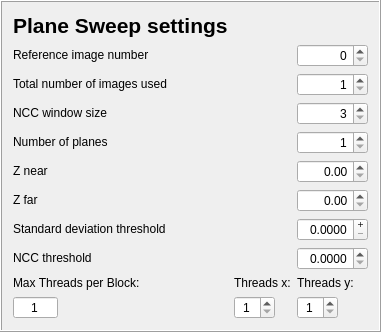
         <widget class="QFrame" name="frame">
          <property name="sizePolicy">
           <sizepolicy hsizetype="Preferred" vsizetype="Preferred">
            <horstretch>0</horstretch>
            <verstretch>0</verstretch>
           </sizepolicy>
          </property>
          <property name="frameShape">
           <enum>QFrame::Box</enum>
          </property>
          <property name="frameShadow">
           <enum>QFrame::Raised</enum>
          </property>
          <property name="lineWidth">
           <number>1</number>
          </property>
          <property name="midLineWidth">
           <number>0</number>
          </property>
          <layout class="QGridLayout" name="gridLayout_2">
           <item row="8" column="12">
            <widget class="QDoubleSpinBox" name="zFar">
             <property name="sizePolicy">
              <sizepolicy hsizetype="Minimum" vsizetype="Fixed">
               <horstretch>0</horstretch>
               <verstretch>0</verstretch>
              </sizepolicy>
             </property>
             <property name="alignment">
              <set>Qt::AlignRight|Qt::AlignTrailing|Qt::AlignVCenter</set>
             </property>
             <property name="maximum">
              <double>9999.989999999999782</double>
             </property>
             <property name="singleStep">
              <double>0.100000000000000</double>
             </property>
            </widget>
           </item>
           <item row="5" column="0">
            <widget class="QLabel" name="label_8">
             <property name="sizePolicy">
              <sizepolicy hsizetype="Fixed" vsizetype="Fixed">
               <horstretch>0</horstretch>
               <verstretch>0</verstretch>
              </sizepolicy>
             </property>
             <property name="text">
              <string>NCC window size</string>
             </property>
             <property name="buddy">
              <cstring>winSize</cstring>
             </property>
            </widget>
           </item>
           <item row="7" column="0">
            <widget class="QLabel" name="label_10">
             <property name="sizePolicy">
              <sizepolicy hsizetype="Fixed" vsizetype="Fixed">
               <horstretch>0</horstretch>
               <verstretch>0</verstretch>
              </sizepolicy>
             </property>
             <property name="text">
              <string>Z near</string>
             </property>
             <property name="buddy">
              <cstring>zNear</cstring>
             </property>
            </widget>
           </item>
           <item row="1" column="0">
            <widget class="QLabel" name="label_6">
             <property name="sizePolicy">
              <sizepolicy hsizetype="Fixed" vsizetype="Fixed">
               <horstretch>0</horstretch>
               <verstretch>0</verstretch>
              </sizepolicy>
             </property>
             <property name="text">
              <string>Reference image number</string>
             </property>
             <property name="buddy">
              <cstring>refNumber</cstring>
             </property>
            </widget>
           </item>
           <item row="6" column="0">
            <widget class="QLabel" name="label_9">
             <property name="sizePolicy">
              <sizepolicy hsizetype="Fixed" vsizetype="Fixed">
               <horstretch>0</horstretch>
               <verstretch>0</verstretch>
              </sizepolicy>
             </property>
             <property name="text">
              <string>Number of planes</string>
             </property>
             <property name="buddy">
              <cstring>numberPlanes</cstring>
             </property>
            </widget>
           </item>
           <item row="1" column="12">
            <widget class="QSpinBox" name="refNumber">
             <property name="alignment">
              <set>Qt::AlignRight|Qt::AlignTrailing|Qt::AlignVCenter</set>
             </property>
             <property name="maximum">
              <number>10000</number>
             </property>
            </widget>
           </item>
           <item row="6" column="12">
            <widget class="QSpinBox" name="numberPlanes">
             <property name="alignment">
              <set>Qt::AlignRight|Qt::AlignTrailing|Qt::AlignVCenter</set>
             </property>
             <property name="minimum">
              <number>1</number>
             </property>
             <property name="maximum">
              <number>10000</number>
             </property>
            </widget>
           </item>
           <item row="9" column="12">
            <widget class="QDoubleSpinBox" name="stdThresh">
             <property name="sizePolicy">
              <sizepolicy hsizetype="Minimum" vsizetype="Fixed">
               <horstretch>0</horstretch>
               <verstretch>0</verstretch>
              </sizepolicy>
             </property>
             <property name="alignment">
              <set>Qt::AlignRight|Qt::AlignTrailing|Qt::AlignVCenter</set>
             </property>
             <property name="buttonSymbols">
              <enum>QAbstractSpinBox::PlusMinus</enum>
             </property>
             <property name="decimals">
              <number>4</number>
             </property>
             <property name="maximum">
              <double>1.000000000000000</double>
             </property>
             <property name="singleStep">
              <double>0.001000000000000</double>
             </property>
            </widget>
           </item>
           <item row="10" column="0">
            <widget class="QLabel" name="label_13">
             <property name="sizePolicy">
              <sizepolicy hsizetype="Fixed" vsizetype="Fixed">
               <horstretch>0</horstretch>
               <verstretch>0</verstretch>
              </sizepolicy>
             </property>
             <property name="text">
              <string>NCC threshold</string>
             </property>
             <property name="buddy">
              <cstring>nccThresh</cstring>
             </property>
            </widget>
           </item>
           <item row="4" column="0">
            <widget class="QLabel" name="label_7">
             <property name="sizePolicy">
              <sizepolicy hsizetype="Fixed" vsizetype="Fixed">
               <horstretch>0</horstretch>
               <verstretch>0</verstretch>
              </sizepolicy>
             </property>
             <property name="text">
              <string>Total number of images used</string>
             </property>
             <property name="buddy">
              <cstring>imNumber</cstring>
             </property>
            </widget>
           </item>
           <item row="12" column="9">
            <widget class="QSpinBox" name="threadsx">
             <property name="sizePolicy">
              <sizepolicy hsizetype="Fixed" vsizetype="Fixed">
               <horstretch>0</horstretch>
               <verstretch>0</verstretch>
              </sizepolicy>
             </property>
             <property name="alignment">
              <set>Qt::AlignCenter</set>
             </property>
             <property name="minimum">
              <number>1</number>
             </property>
            </widget>
           </item>
           <item row="11" column="0">
            <widget class="QLabel" name="label_17">
             <property name="sizePolicy">
              <sizepolicy hsizetype="Fixed" vsizetype="Fixed">
               <horstretch>0</horstretch>
               <verstretch>0</verstretch>
              </sizepolicy>
             </property>
             <property name="text">
              <string>Max Threads per Block:</string>
             </property>
             <property name="buddy">
              <cstring>maxthreads</cstring>
             </property>
            </widget>
           </item>
           <item row="12" column="12">
            <widget class="QSpinBox" name="threadsy">
             <property name="sizePolicy">
              <sizepolicy hsizetype="Fixed" vsizetype="Fixed">
               <horstretch>0</horstretch>
               <verstretch>0</verstretch>
              </sizepolicy>
             </property>
             <property name="alignment">
              <set>Qt::AlignCenter</set>
             </property>
             <property name="minimum">
              <number>1</number>
             </property>
            </widget>
           </item>
           <item row="11" column="12">
            <widget class="QLabel" name="label_19">
             <property name="sizePolicy">
              <sizepolicy hsizetype="Fixed" vsizetype="Fixed">
               <horstretch>0</horstretch>
               <verstretch>0</verstretch>
              </sizepolicy>
             </property>
             <property name="text">
              <string>Threads y:</string>
             </property>
             <property name="buddy">
              <cstring>threadsy</cstring>
             </property>
            </widget>
           </item>
           <item row="12" column="0">
            <widget class="QSpinBox" name="maxthreads">
             <property name="sizePolicy">
              <sizepolicy hsizetype="Fixed" vsizetype="Fixed">
               <horstretch>0</horstretch>
               <verstretch>0</verstretch>
              </sizepolicy>
             </property>
             <property name="alignment">
              <set>Qt::AlignCenter</set>
             </property>
             <property name="readOnly">
              <bool>true</bool>
             </property>
             <property name="buttonSymbols">
              <enum>QAbstractSpinBox::NoButtons</enum>
             </property>
             <property name="minimum">
              <number>1</number>
             </property>
             <property name="maximum">
              <number>10000</number>
             </property>
            </widget>
           </item>
           <item row="5" column="12">
            <widget class="QSpinBox" name="winSize">
             <property name="alignment">
              <set>Qt::AlignRight|Qt::AlignTrailing|Qt::AlignVCenter</set>
             </property>
             <property name="minimum">
              <number>3</number>
             </property>
             <property name="singleStep">
              <number>2</number>
             </property>
            </widget>
           </item>
           <item row="9" column="0">
            <widget class="QLabel" name="label_12">
             <property name="sizePolicy">
              <sizepolicy hsizetype="Fixed" vsizetype="Fixed">
               <horstretch>0</horstretch>
               <verstretch>0</verstretch>
              </sizepolicy>
             </property>
             <property name="text">
              <string>Standard deviation threshold</string>
             </property>
             <property name="buddy">
              <cstring>stdThresh</cstring>
             </property>
            </widget>
           </item>
           <item row="7" column="12">
            <widget class="QDoubleSpinBox" name="zNear">
             <property name="alignment">
              <set>Qt::AlignRight|Qt::AlignTrailing|Qt::AlignVCenter</set>
             </property>
             <property name="maximum">
              <double>9999.989999999999782</double>
             </property>
             <property name="singleStep">
              <double>0.100000000000000</double>
             </property>
            </widget>
           </item>
           <item row="4" column="12">
            <widget class="QSpinBox" name="imNumber">
             <property name="alignment">
              <set>Qt::AlignRight|Qt::AlignTrailing|Qt::AlignVCenter</set>
             </property>
             <property name="minimum">
              <number>1</number>
             </property>
             <property name="maximum">
              <number>1000</number>
             </property>
             <property name="value">
              <number>1</number>
             </property>
            </widget>
           </item>
           <item row="10" column="12">
            <widget class="QDoubleSpinBox" name="nccThresh">
             <property name="sizePolicy">
              <sizepolicy hsizetype="Minimum" vsizetype="Fixed">
               <horstretch>0</horstretch>
               <verstretch>0</verstretch>
              </sizepolicy>
             </property>
             <property name="alignment">
              <set>Qt::AlignRight|Qt::AlignTrailing|Qt::AlignVCenter</set>
             </property>
             <property name="decimals">
              <number>4</number>
             </property>
             <property name="maximum">
              <double>1.000000000000000</double>
             </property>
             <property name="singleStep">
              <double>0.100000000000000</double>
             </property>
            </widget>
           </item>
           <item row="8" column="0">
            <widget class="QLabel" name="label_11">
             <property name="sizePolicy">
              <sizepolicy hsizetype="Fixed" vsizetype="Fixed">
               <horstretch>0</horstretch>
               <verstretch>0</verstretch>
              </sizepolicy>
             </property>
             <property name="text">
              <string>Z far</string>
             </property>
             <property name="buddy">
              <cstring>zFar</cstring>
             </property>
            </widget>
           </item>
           <item row="11" column="9">
            <widget class="QLabel" name="label_18">
             <property name="sizePolicy">
              <sizepolicy hsizetype="Fixed" vsizetype="Fixed">
               <horstretch>0</horstretch>
               <verstretch>0</verstretch>
              </sizepolicy>
             </property>
             <property name="text">
              <string>Threads x:</string>
             </property>
             <property name="buddy">
              <cstring>threadsx</cstring>
             </property>
            </widget>
           </item>
           <item row="0" column="0" colspan="6">
            <widget class="QLabel" name="label_4">
             <property name="sizePolicy">
              <sizepolicy hsizetype="Fixed" vsizetype="Fixed">
               <horstretch>0</horstretch>
               <verstretch>0</verstretch>
              </sizepolicy>
             </property>
             <property name="font">
              <font>
               <pointsize>16</pointsize>
               <weight>75</weight>
               <bold>true</bold>
              </font>
             </property>
             <property name="text">
              <string>Plane Sweep settings</string>
             </property>
             <property name="textFormat">
              <enum>Qt::PlainText</enum>
             </property>
            </widget>
           </item>
          </layout>
         </widget>
